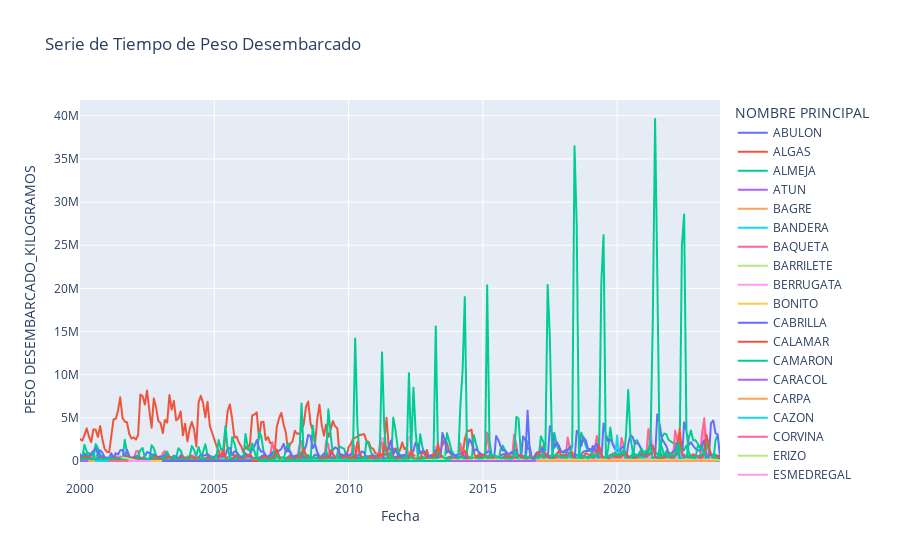

Here is the notebook cell this chart was saved with:
### Code cell
# Time series
time_series_data = data.groupby(['Fecha', 'NOMBRE PRINCIPAL'])['PESO DESEMBARCADO_KILOGRAMOS'].sum().reset_index()
time_series_fig = px.line(time_series_data, x='Fecha', y='PESO DESEMBARCADO_KILOGRAMOS', color='NOMBRE PRINCIPAL',
                          title="Serie de Tiempo de Peso Desembarcado")
time_series_fig.show()

### Figure 1 — Plotly figure (JSON) as saved in the notebook; plotly's stock layout.template omitted (floating-point values rounded to 4 significant figures; data arrays with more than 128 entries replaced by an {"elided": "..."} marker saying what was removed)
{"data": [{"hovertemplate": "NOMBRE PRINCIPAL=ABULON<br>Fecha=%{x}<br>PESO DESEMBARCADO_KILOGRAMOS=%{y}<extra></extra>", "legendgroup": "ABULON", "line": {"color": "#636efa", "dash": "solid"}, "marker": {"symbol": "circle"}, "mode": "lines", "name": "ABULON", "showlegend": true, "type": "scattergl", "x": {"elided": "235 str values"}, "xaxis": "x", "y": {"elided": "235 float values"}, "yaxis": "y"}, {"hovertemplate": "NOMBRE PRINCIPAL=ALGAS<br>Fecha=%{x}<br>PESO DESEMBARCADO_KILOGRAMOS=%{y}<extra></extra>", "legendgroup": "ALGAS", "line": {"color": "#EF553B", "dash": "solid"}, "marker": {"symbol": "circle"}, "mode": "lines", "name": "ALGAS", "showlegend": true, "type": "scattergl", "x": {"elided": "275 str values"}, "xaxis": "x", "y": {"elided": "275 float values"}, "yaxis": "y"}, {"hovertemplate": "NOMBRE PRINCIPAL=ALMEJA<br>Fecha=%{x}<br>PESO DESEMBARCADO_KILOGRAMOS=%{y}<extra></extra>", "legendgroup": "ALMEJA", "line": {"color": "#00cc96", "dash": "solid"}, "marker": {"symbol": "circle"}, "mode": "lines", "name": "ALMEJA", "showlegend": true, "type": "scattergl", "x": {"elided": "286 str values"}, "xaxis": "x", "y": {"elided": "286 float values"}, "yaxis": "y"}, {"hovertemplate": "NOMBRE PRINCIPAL=ATUN<br>Fecha=%{x}<br>PESO DESEMBARCADO_KILOGRAMOS=%{y}<extra></extra>", "legendgroup": "ATUN", "line": {"color": "#ab63fa", "dash": "solid"}, "marker": {"symbol": "circle"}, "mode": "lines", "name": "ATUN", "showlegend": true, "type": "scattergl", "x": {"elided": "205 str values"}, "xaxis": "x", "y": {"elided": "205 int values"}, "yaxis": "y"}, {"hovertemplate": "NOMBRE PRINCIPAL=BAGRE<br>Fecha=%{x}<br>PESO DESEMBARCADO_KILOGRAMOS=%{y}<extra></extra>", "legendgroup": "BAGRE", "line": {"color": "#FFA15A", "dash": "solid"}, "marker": {"symbol": "circle"}, "mode": "lines", "name": "BAGRE", "showlegend": true, "type": "scattergl", "x": {"elided": "286 str values"}, "xaxis": "x", "y": {"elided": "286 float values"}, "yaxis": "y"}, {"hovertemplate": "NOMBRE PRINCIPAL=BANDERA<br>Fecha=%{x}<br>PESO DESEMBARCADO_KILOGRAMOS=%{y}<extra></extra>", "legendgroup": "BANDERA", "line": {"color": "#19d3f3", "dash": "solid"}, "marker": {"symbol": "circle"}, "mode": "lines", "name": "BANDERA", "showlegend": true, "type": "scattergl", "x": {"elided": "286 str values"}, "xaxis": "x", "y": {"elided": "286 float values"}, "yaxis": "y"}, {"hovertemplate": "NOMBRE PRINCIPAL=BAQUETA<br>Fecha=%{x}<br>PESO DESEMBARCADO_KILOGRAMOS=%{y}<extra></extra>", "legendgroup": "BAQUETA", "line": {"color": "#FF6692", "dash": "solid"}, "marker": {"symbol": "circle"}, "mode": "lines", "name": "BAQUETA", "showlegend": true, "type": "scattergl", "x": {"elided": "286 str values"}, "xaxis": "x", "y": {"elided": "286 float values"}, "yaxis": "y"}, {"hovertemplate": "NOMBRE PRINCIPAL=BARRILETE<br>Fecha=%{x}<br>PESO DESEMBARCADO_KILOGRAMOS=%{y}<extra></extra>", "legendgroup": "BARRILETE", "line": {"color": "#B6E880", "dash": "solid"}, "marker": {"symbol": "circle"}, "mode": "lines", "name": "BARRILETE", "showlegend": true, "type": "scattergl", "x": {"elided": "141 str values"}, "xaxis": "x", "y": {"elided": "141 int values"}, "yaxis": "y"}, {"hovertemplate": "NOMBRE PRINCIPAL=BERRUGATA<br>Fecha=%{x}<br>PESO DESEMBARCADO_KILOGRAMOS=%{y}<extra></extra>", "legendgroup": "BERRUGATA", "line": {"color": "#FF97FF", "dash": "solid"}, "marker": {"symbol": "circle"}, "mode": "lines", "name": "BERRUGATA", "showlegend": true, "type": "scattergl", "x": {"elided": "287 str values"}, "xaxis": "x", "y": {"elided": "287 float values"}, "yaxis": "y"}, {"hovertemplate": "NOMBRE PRINCIPAL=BONITO<br>Fecha=%{x}<br>PESO DESEMBARCADO_KILOGRAMOS=%{y}<extra></extra>", "legendgroup": "BONITO", "line": {"color": "#FECB52", "dash": "solid"}, "marker": {"symbol": "circle"}, "mode": "lines", "name": "BONITO", "showlegend": true, "type": "scattergl", "x": {"elided": "268 str values"}, "xaxis": "x", "y": {"elided": "268 float values"}, "yaxis": "y"}, {"hovertemplate": "NOMBRE PRINCIPAL=CABRILLA<br>Fecha=%{x}<br>PESO DESEMBARCADO_KILOGRAMOS=%{y}<extra></extra>", "legendgroup": "CABRILLA", "line": {"color": "#636efa", "dash": "solid"}, "marker": {"symbol": "circle"}, "mode": "lines", "name": "CABRILLA", "showlegend": true, "type": "scattergl", "x": {"elided": "286 str values"}, "xaxis": "x", "y": {"elided": "286 float values"}, "yaxis": "y"}, {"hovertemplate": "NOMBRE PRINCIPAL=CALAMAR<br>Fecha=%{x}<br>PESO DESEMBARCADO_KILOGRAMOS=%{y}<extra></extra>", "legendgroup": "CALAMAR", "line": {"color": "#EF553B", "dash": "solid"}, "marker": {"symbol": "circle"}, "mode": "lines", "name": "CALAMAR", "showlegend": true, "type": "scattergl", "x": {"elided": "286 str values"}, "xaxis": "x", "y": {"elided": "286 int values"}, "yaxis": "y"}, {"hovertemplate": "NOMBRE PRINCIPAL=CAMARON<br>Fecha=%{x}<br>PESO DESEMBARCADO_KILOGRAMOS=%{y}<extra></extra>", "legendgroup": "CAMARON", "line": {"color": "#00cc96", "dash": "solid"}, "marker": {"symbol": "circle"}, "mode": "lines", "name": "CAMARON", "showlegend": true, "type": "scattergl", "x": {"elided": "267 str values"}, "xaxis": "x", "y": {"elided": "267 float values"}, "yaxis": "y"}, {"hovertemplate": "NOMBRE PRINCIPAL=CARACOL<br>Fecha=%{x}<br>PESO DESEMBARCADO_KILOGRAMOS=%{y}<extra></extra>", "legendgroup": "CARACOL", "line": {"color": "#ab63fa", "dash": "solid"}, "marker": {"symbol": "circle"}, "mode": "lines", "name": "CARACOL", "showlegend": true, "type": "scattergl", "x": {"elided": "286 str values"}, "xaxis": "x", "y": {"elided": "286 float values"}, "yaxis": "y"}, {"hovertemplate": "NOMBRE PRINCIPAL=CARPA<br>Fecha=%{x}<br>PESO DESEMBARCADO_KILOGRAMOS=%{y}<extra></extra>", "legendgroup": "CARPA", "line": {"color": "#FFA15A", "dash": "solid"}, "marker": {"symbol": "circle"}, "mode": "lines", "name": "CARPA", "showlegend": true, "type": "scattergl", "x": {"elided": "285 str values"}, "xaxis": "x", "y": {"elided": "285 float values"}, "yaxis": "y"}, {"hovertemplate": "NOMBRE PRINCIPAL=CAZON<br>Fecha=%{x}<br>PESO DESEMBARCADO_KILOGRAMOS=%{y}<extra></extra>", "legendgroup": "CAZON", "line": {"color": "#19d3f3", "dash": "solid"}, "marker": {"symbol": "circle"}, "mode": "lines", "name": "CAZON", "showlegend": true, "type": "scattergl", "x": {"elided": "272 str values"}, "xaxis": "x", "y": {"elided": "272 float values"}, "yaxis": "y"}, {"hovertemplate": "NOMBRE PRINCIPAL=CORVINA<br>Fecha=%{x}<br>PESO DESEMBARCADO_KILOGRAMOS=%{y}<extra></extra>", "legendgroup": "CORVINA", "line": {"color": "#FF6692", "dash": "solid"}, "marker": {"symbol": "circle"}, "mode": "lines", "name": "CORVINA", "showlegend": true, "type": "scattergl", "x": {"elided": "287 str values"}, "xaxis": "x", "y": {"elided": "287 float values"}, "yaxis": "y"}, {"hovertemplate": "NOMBRE PRINCIPAL=ERIZO<br>Fecha=%{x}<br>PESO DESEMBARCADO_KILOGRAMOS=%{y}<extra></extra>", "legendgroup": "ERIZO", "line": {"color": "#B6E880", "dash": "solid"}, "marker": {"symbol": "circle"}, "mode": "lines", "name": "ERIZO", "showlegend": true, "type": "scattergl", "x": {"elided": "268 str values"}, "xaxis": "x", "y": {"elided": "268 float values"}, "yaxis": "y"}, {"hovertemplate": "NOMBRE PRINCIPAL=ESMEDREGAL<br>Fecha=%{x}<br>PESO DESEMBARCADO_KILOGRAMOS=%{y}<extra></extra>", "legendgroup": "ESMEDREGAL", "line": {"color": "#FF97FF", "dash": "solid"}, "marker": {"symbol": "circle"}, "mode": "lines", "name": "ESMEDREGAL", "showlegend": true, "type": "scattergl", "x": ["2000-01-01T00:00:00", "2000-03-01T00:00:00", "2000-04-01T00:00:00", "2000-05-01T00:00:00", "2000-09-01T00:00:00", "2000-12-01T00:00:00", "2001-06-01T00:00:00", "2001-08-01T00:00:00", "2003-04-01T00:00:00", "2003-05-01T00:00:00", "2004-10-01T00:00:00", "2005-01-01T00:00:00", "2005-09-01T00:00:00", "2005-10-01T00:00:00", "2006-12-01T00:00:00", "2007-01-01T00:00:00", "2007-10-01T00:00:00", "2008-12-01T00:00:00", "2009-01-01T00:00:00", "2009-03-01T00:00:00", "2009-04-01T00:00:00", "2009-05-01T00:00:00", "2009-10-01T00:00:00", "2009-11-01T00:00:00", "2010-01-01T00:00:00", "2010-02-01T00:00:00", "2010-03-01T00:00:00", "2010-04-01T00:00:00", "2010-05-01T00:00:00", "2010-06-01T00:00:00", "2010-09-01T00:00:00", "2013-05-01T00:00:00", "2014-10-01T00:00:00", "2015-05-01T00:00:00", "2015-09-01T00:00:00", "2015-11-01T00:00:00", "2016-01-01T00:00:00", "2016-08-01T00:00:00", "2017-02-01T00:00:00", "2017-06-01T00:00:00", "2017-10-01T00:00:00", "2018-10-01T00:00:00", "2019-05-01T00:00:00", "2019-07-01T00:00:00", "2019-08-01T00:00:00", "2019-09-01T00:00:00", "2020-05-01T00:00:00", "2020-12-01T00:00:00", "2021-04-01T00:00:00", "2021-05-01T00:00:00", "2022-01-01T00:00:00", "2022-02-01T00:00:00", "2022-03-01T00:00:00", "2022-05-01T00:00:00", "2022-06-01T00:00:00", "2022-07-01T00:00:00", "2022-08-01T00:00:00", "2022-09-01T00:00:00", "2022-10-01T00:00:00", "2022-11-01T00:00:00", "2022-12-01T00:00:00", "2023-01-01T00:00:00", "2023-02-01T00:00:00", "2023-03-01T00:00:00", "2023-04-01T00:00:00", "2023-05-01T00:00:00", "2023-06-01T00:00:00", "2023-07-01T00:00:00", "2023-08-01T00:00:00", "2023-09-01T00:00:00", "2023-10-01T00:00:00"], "xaxis": "x", "y": [700, 1519, 250, 350, 227, 100, 465, 11, 96, 23, 20, 80, 50, 35, 200, 112, 100, 140, 315, 130, 50, 50, 103, 245, 104, 120, 200, 30, 133, 100, 17, 290, 177, 55, 98, 10, 54.5, 16, 100, 10, 10, 80, 230, 2342, 67, 153, 40, 15, 95, 52131, 200, 988, 125, 545, 480, 230, 190, 70, 175, 1075, 173, 210, 40, 440, 435, 500, 815, 485, 485, 281, 900], "yaxis": "y"}, {"hovertemplate": "NOMBRE PRINCIPAL=GUACHINANGO<br>Fecha=%{x}<br>PESO DESEMBARCADO_KILOGRAMOS=%{y}<extra></extra>", "legendgroup": "GUACHINANGO", "line": {"color": "#FECB52", "dash": "solid"}, "marker": {"symbol": "circle"}, "mode": "lines", "name": "GUACHINANGO", "showlegend": true, "type": "scattergl", "x": {"elided": "287 str values"}, "xaxis": "x", "y": {"elided": "287 float values"}, "yaxis": "y"}, {"hovertemplate": "NOMBRE PRINCIPAL=JAIBA<br>Fecha=%{x}<br>PESO DESEMBARCADO_KILOGRAMOS=%{y}<extra></extra>", "legendgroup": "JAIBA", "line": {"color": "#636efa", "dash": "solid"}, "marker": {"symbol": "circle"}, "mode": "lines", "name": "JAIBA", "showlegend": true, "type": "scattergl", "x": {"elided": "287 str values"}, "xaxis": "x", "y": {"elided": "287 float values"}, "yaxis": "y"}, {"hovertemplate": "NOMBRE PRINCIPAL=JUREL<br>Fecha=%{x}<br>PESO DESEMBARCADO_KILOGRAMOS=%{y}<extra></extra>", "legendgroup": "JUREL", "line": {"color": "#EF553B", "dash": "solid"}, "marker": {"symbol": "circle"}, "mode": "lines", "name": "JUREL", "showlegend": true, "type": "scattergl", "x": {"elided": "286 str values"}, "xaxis": "x", "y": {"elided": "286 float values"}, "yaxis": "y"}, {"hovertemplate": "NOMBRE PRINCIPAL=LANGOSTA<br>Fecha=%{x}<br>PESO DESEMBARCADO_KILOGRAMOS=%{y}<extra></extra>", "legendgroup": "LANGOSTA", "line": {"color": "#00cc96", "dash": "solid"}, "marker": {"symbol": "circle"}, "mode": "lines", "name": "LANGOSTA", "showlegend": true, "type": "scattergl", "x": {"elided": "262 str values"}, "xaxis": "x", "y": {"elided": "262 float values"}, "yaxis": "y"}, {"hovertemplate": "NOMBRE PRINCIPAL=LANGOSTINO<br>Fecha=%{x}<br>PESO DESEMBARCADO_KILOGRAMOS=%{y}<extra></extra>", "legendgroup": "LANGOSTINO", "line": {"color": "#ab63fa", "dash": "solid"}, "marker": {"symbol": "circle"}, "mode": "lines", "name": "LANGOSTINO", "showlegend": true, "type": "scattergl", "x": {"elided": "183 str values"}, "xaxis": "x", "y": {"elided": "183 float values"}, "yaxis": "y"}, {"hovertemplate": "NOMBRE PRINCIPAL=LEBRANCHA<br>Fecha=%{x}<br>PESO DESEMBARCADO_KILOGRAMOS=%{y}<extra></extra>", "legendgroup": "LEBRANCHA", "line": {"color": "#FFA15A", "dash": "solid"}, "marker": {"symbol": "circle"}, "mode": "lines", "name": "LEBRANCHA", "showlegend": true, "type": "scattergl", "x": ["2000-01-01T00:00:00", "2000-03-01T00:00:00", "2000-12-01T00:00:00", "2002-06-01T00:00:00", "2002-09-01T00:00:00", "2002-12-01T00:00:00", "2003-01-01T00:00:00", "2003-05-01T00:00:00", "2003-06-01T00:00:00", "2003-07-01T00:00:00", "2003-10-01T00:00:00", "2003-12-01T00:00:00", "2004-10-01T00:00:00", "2004-12-01T00:00:00", "2005-01-01T00:00:00", "2005-12-01T00:00:00", "2006-01-01T00:00:00", "2006-12-01T00:00:00", "2007-01-01T00:00:00", "2007-02-01T00:00:00", "2007-12-01T00:00:00", "2008-01-01T00:00:00", "2008-12-01T00:00:00", "2009-01-01T00:00:00", "2009-03-01T00:00:00", "2009-12-01T00:00:00", "2010-01-01T00:00:00", "2010-02-01T00:00:00", "2010-03-01T00:00:00", "2010-12-01T00:00:00", "2011-01-01T00:00:00", "2011-12-01T00:00:00", "2012-01-01T00:00:00", "2012-12-01T00:00:00", "2013-01-01T00:00:00", "2013-12-01T00:00:00", "2014-01-01T00:00:00", "2014-02-01T00:00:00", "2014-12-01T00:00:00", "2015-01-01T00:00:00", "2015-02-01T00:00:00", "2015-03-01T00:00:00", "2015-12-01T00:00:00", "2016-01-01T00:00:00", "2016-02-01T00:00:00", "2016-03-01T00:00:00", "2017-01-01T00:00:00", "2017-02-01T00:00:00", "2017-03-01T00:00:00", "2017-12-01T00:00:00", "2018-01-01T00:00:00", "2018-02-01T00:00:00", "2018-03-01T00:00:00", "2018-04-01T00:00:00", "2018-12-01T00:00:00", "2019-01-01T00:00:00", "2019-03-01T00:00:00", "2019-12-01T00:00:00", "2020-01-01T00:00:00", "2020-07-01T00:00:00", "2020-12-01T00:00:00", "2021-01-01T00:00:00", "2021-12-01T00:00:00", "2022-01-01T00:00:00", "2022-02-01T00:00:00", "2022-03-01T00:00:00", "2022-09-01T00:00:00", "2022-11-01T00:00:00", "2022-12-01T00:00:00", "2023-01-01T00:00:00", "2023-03-01T00:00:00", "2023-05-01T00:00:00"], "xaxis": "x", "y": [560, 60, 653, 118, 90, 632, 1270, 1400, 196, 385, 161, 715, 312, 1923, 3679, 1891, 6544, 2101, 3282, 2300, 5231, 3250, 220, 1380, 2000, 3600, 3370, 2600, 1500, 5024, 4610, 3820, 6400, 4950, 3450, 6200, 2300, 2000, 29200, 17493, 21200, 8000, 8895, 37647, 4218, 500, 66483, 8650, 1650, 23880, 23241, 9100, 7700, 8450, 24258, 33276, 3850, 37466, 40711, 160, 2532, 5446, 11229, 10026, 5719, 2440, 80, 7935, 750, 4580, 1600, 200], "yaxis": "y"}, {"hovertemplate": "NOMBRE PRINCIPAL=LENGUADO<br>Fecha=%{x}<br>PESO DESEMBARCADO_KILOGRAMOS=%{y}<extra></extra>", "legendgroup": "LENGUADO", "line": {"color": "#19d3f3", "dash": "solid"}, "marker": {"symbol": "circle"}, "mode": "lines", "name": "LENGUADO", "showlegend": true, "type": "scattergl", "x": {"elided": "286 str values"}, "xaxis": "x", "y": {"elided": "286 float values"}, "yaxis": "y"}, {"hovertemplate": "NOMBRE PRINCIPAL=LISA<br>Fecha=%{x}<br>PESO DESEMBARCADO_KILOGRAMOS=%{y}<extra></extra>", "legendgroup": "LISA", "line": {"color": "#FF6692", "dash": "solid"}, "marker": {"symbol": "circle"}, "mode": "lines", "name": "LISA", "showlegend": true, "type": "scattergl", "x": {"elided": "286 str values"}, "xaxis": "x", "y": {"elided": "286 float values"}, "yaxis": "y"}, {"hovertemplate": "NOMBRE PRINCIPAL=LOBINA<br>Fecha=%{x}<br>PESO DESEMBARCADO_KILOGRAMOS=%{y}<extra></extra>", "legendgroup": "LOBINA", "line": {"color": "#B6E880", "dash": "solid"}, "marker": {"symbol": "circle"}, "mode": "lines", "name": "LOBINA", "showlegend": true, "type": "scattergl", "x": {"elided": "286 str values"}, "xaxis": "x", "y": {"elided": "286 float values"}, "yaxis": "y"}, {"hovertemplate": "NOMBRE PRINCIPAL=MACARELA<br>Fecha=%{x}<br>PESO DESEMBARCADO_KILOGRAMOS=%{y}<extra></extra>", "legendgroup": "MACARELA", "line": {"color": "#FF97FF", "dash": "solid"}, "marker": {"symbol": "circle"}, "mode": "lines", "name": "MACARELA", "showlegend": true, "type": "scattergl", "x": {"elided": "258 str values"}, "xaxis": "x", "y": {"elided": "258 float values"}, "yaxis": "y"}, {"hovertemplate": "NOMBRE PRINCIPAL=MERO<br>Fecha=%{x}<br>PESO DESEMBARCADO_KILOGRAMOS=%{y}<extra></extra>", "legendgroup": "MERO", "line": {"color": "#FECB52", "dash": "solid"}, "marker": {"symbol": "circle"}, "mode": "lines", "name": "MERO", "showlegend": true, "type": "scattergl", "x": {"elided": "286 str values"}, "xaxis": "x", "y": {"elided": "286 float values"}, "yaxis": "y"}, {"hovertemplate": "NOMBRE PRINCIPAL=MOJARRA<br>Fecha=%{x}<br>PESO DESEMBARCADO_KILOGRAMOS=%{y}<extra></extra>", "legendgroup": "MOJARRA", "line": {"color": "#636efa", "dash": "solid"}, "marker": {"symbol": "circle"}, "mode": "lines", "name": "MOJARRA", "showlegend": true, "type": "scattergl", "x": {"elided": "286 str values"}, "xaxis": "x", "y": {"elided": "286 float values"}, "yaxis": "y"}, {"hovertemplate": "NOMBRE PRINCIPAL=OSTION<br>Fecha=%{x}<br>PESO DESEMBARCADO_KILOGRAMOS=%{y}<extra></extra>", "legendgroup": "OSTION", "line": {"color": "#EF553B", "dash": "solid"}, "marker": {"symbol": "circle"}, "mode": "lines", "name": "OSTION", "showlegend": true, "type": "scattergl", "x": {"elided": "282 str values"}, "xaxis": "x", "y": {"elided": "282 float values"}, "yaxis": "y"}, {"hovertemplate": "NOMBRE PRINCIPAL=OTRAS<br>Fecha=%{x}<br>PESO DESEMBARCADO_KILOGRAMOS=%{y}<extra></extra>", "legendgroup": "OTRAS", "line": {"color": "#00cc96", "dash": "solid"}, "marker": {"symbol": "circle"}, "mode": "lines", "name": "OTRAS", "showlegend": true, "type": "scattergl", "x": {"elided": "287 str values"}, "xaxis": "x", "y": {"elided": "287 float values"}, "yaxis": "y"}, {"hovertemplate": "NOMBRE PRINCIPAL=PAMPANO<br>Fecha=%{x}<br>PESO DESEMBARCADO_KILOGRAMOS=%{y}<extra></extra>", "legendgroup": "PAMPANO", "line": {"color": "#ab63fa", "dash": "solid"}, "marker": {"symbol": "circle"}, "mode": "lines", "name": "PAMPANO", "showlegend": true, "type": "scattergl", "x": {"elided": "287 str values"}, "xaxis": "x", "y": {"elided": "287 float values"}, "yaxis": "y"}, {"hovertemplate": "NOMBRE PRINCIPAL=PARGO<br>Fecha=%{x}<br>PESO DESEMBARCADO_KILOGRAMOS=%{y}<extra></extra>", "legendgroup": "PARGO", "line": {"color": "#FFA15A", "dash": "solid"}, "marker": {"symbol": "circle"}, "mode": "lines", "name": "PARGO", "showlegend": true, "type": "scattergl", "x": {"elided": "287 str values"}, "xaxis": "x", "y": {"elided": "287 float values"}, "yaxis": "y"}, {"hovertemplate": "NOMBRE PRINCIPAL=PEPINO DE MAR<br>Fecha=%{x}<br>PESO DESEMBARCADO_KILOGRAMOS=%{y}<extra></extra>", "legendgroup": "PEPINO DE MAR", "line": {"color": "#19d3f3", "dash": "solid"}, "marker": {"symbol": "circle"}, "mode": "lines", "name": "PEPINO DE MAR", "showlegend": true, "type": "scattergl", "x": {"elided": "275 str values"}, "xaxis": "x", "y": {"elided": "275 float values"}, "yaxis": "y"}, {"hovertemplate": "NOMBRE PRINCIPAL=PIERNA<br>Fecha=%{x}<br>PESO DESEMBARCADO_KILOGRAMOS=%{y}<extra></extra>", "legendgroup": "PIERNA", "line": {"color": "#FF6692", "dash": "solid"}, "marker": {"symbol": "circle"}, "mode": "lines", "name": "PIERNA", "showlegend": true, "type": "scattergl", "x": {"elided": "287 str values"}, "xaxis": "x", "y": {"elided": "287 float values"}, "yaxis": "y"}, {"hovertemplate": "NOMBRE PRINCIPAL=PULPO<br>Fecha=%{x}<br>PESO DESEMBARCADO_KILOGRAMOS=%{y}<extra></extra>", "legendgroup": "PULPO", "line": {"color": "#B6E880", "dash": "solid"}, "marker": {"symbol": "circle"}, "mode": "lines", "name": "PULPO", "showlegend": true, "type": "scattergl", "x": {"elided": "286 str values"}, "xaxis": "x", "y": {"elided": "286 float values"}, "yaxis": "y"}, {"hovertemplate": "NOMBRE PRINCIPAL=RAYA Y SIMILARES<br>Fecha=%{x}<br>PESO DESEMBARCADO_KILOGRAMOS=%{y}<extra></extra>", "legendgroup": "RAYA Y SIMILARES", "line": {"color": "#FF97FF", "dash": "solid"}, "marker": {"symbol": "circle"}, "mode": "lines", "name": "RAYA Y SIMILARES", "showlegend": true, "type": "scattergl", "x": {"elided": "276 str values"}, "xaxis": "x", "y": {"elided": "276 float values"}, "yaxis": "y"}, {"hovertemplate": "NOMBRE PRINCIPAL=ROBALO<br>Fecha=%{x}<br>PESO DESEMBARCADO_KILOGRAMOS=%{y}<extra></extra>", "legendgroup": "ROBALO", "line": {"color": "#FECB52", "dash": "solid"}, "marker": {"symbol": "circle"}, "mode": "lines", "name": "ROBALO", "showlegend": true, "type": "scattergl", "x": {"elided": "286 str values"}, "xaxis": "x", "y": {"elided": "286 float values"}, "yaxis": "y"}, {"hovertemplate": "NOMBRE PRINCIPAL=RONCO<br>Fecha=%{x}<br>PESO DESEMBARCADO_KILOGRAMOS=%{y}<extra></extra>", "legendgroup": "RONCO", "line": {"color": "#636efa", "dash": "solid"}, "marker": {"symbol": "circle"}, "mode": "lines", "name": "RONCO", "showlegend": true, "type": "scattergl", "x": {"elided": "286 str values"}, "xaxis": "x", "y": {"elided": "286 float values"}, "yaxis": "y"}, {"hovertemplate": "NOMBRE PRINCIPAL=SIERRA<br>Fecha=%{x}<br>PESO DESEMBARCADO_KILOGRAMOS=%{y}<extra></extra>", "legendgroup": "SIERRA", "line": {"color": "#EF553B", "dash": "solid"}, "marker": {"symbol": "circle"}, "mode": "lines", "name": "SIERRA", "showlegend": true, "type": "scattergl", "x": {"elided": "287 str values"}, "xaxis": "x", "y": {"elided": "287 float values"}, "yaxis": "y"}, {"hovertemplate": "NOMBRE PRINCIPAL=TIBURON<br>Fecha=%{x}<br>PESO DESEMBARCADO_KILOGRAMOS=%{y}<extra></extra>", "legendgroup": "TIBURON", "line": {"color": "#00cc96", "dash": "solid"}, "marker": {"symbol": "circle"}, "mode": "lines", "name": "TIBURON", "showlegend": true, "type": "scattergl", "x": {"elided": "287 str values"}, "xaxis": "x", "y": {"elided": "287 float values"}, "yaxis": "y"}, {"hovertemplate": "NOMBRE PRINCIPAL=CHARAL<br>Fecha=%{x}<br>PESO DESEMBARCADO_KILOGRAMOS=%{y}<extra></extra>", "legendgroup": "CHARAL", "line": {"color": "#ab63fa", "dash": "solid"}, "marker": {"symbol": "circle"}, "mode": "lines", "name": "CHARAL", "showlegend": true, "type": "scattergl", "x": ["2000-02-01T00:00:00", "2005-03-01T00:00:00", "2008-04-01T00:00:00", "2008-05-01T00:00:00", "2008-12-01T00:00:00", "2009-01-01T00:00:00", "2009-02-01T00:00:00", "2009-05-01T00:00:00", "2009-08-01T00:00:00", "2009-09-01T00:00:00", "2010-02-01T00:00:00", "2015-12-01T00:00:00", "2017-04-01T00:00:00", "2017-07-01T00:00:00", "2017-08-01T00:00:00", "2017-09-01T00:00:00", "2017-10-01T00:00:00", "2017-11-01T00:00:00", "2017-12-01T00:00:00", "2018-01-01T00:00:00", "2018-02-01T00:00:00", "2018-03-01T00:00:00", "2018-04-01T00:00:00", "2018-05-01T00:00:00", "2018-06-01T00:00:00", "2018-07-01T00:00:00", "2018-08-01T00:00:00", "2018-09-01T00:00:00", "2018-10-01T00:00:00", "2018-11-01T00:00:00", "2018-12-01T00:00:00", "2019-01-01T00:00:00", "2019-04-01T00:00:00", "2019-05-01T00:00:00", "2019-07-01T00:00:00", "2019-08-01T00:00:00", "2019-09-01T00:00:00", "2019-10-01T00:00:00", "2019-11-01T00:00:00", "2020-03-01T00:00:00", "2020-04-01T00:00:00", "2020-05-01T00:00:00", "2020-06-01T00:00:00", "2020-07-01T00:00:00", "2020-08-01T00:00:00", "2020-09-01T00:00:00", "2020-10-01T00:00:00", "2020-11-01T00:00:00", "2020-12-01T00:00:00", "2021-01-01T00:00:00", "2021-02-01T00:00:00", "2021-03-01T00:00:00", "2021-04-01T00:00:00", "2021-05-01T00:00:00", "2021-06-01T00:00:00", "2021-07-01T00:00:00", "2021-08-01T00:00:00", "2021-10-01T00:00:00", "2021-11-01T00:00:00", "2022-01-01T00:00:00", "2022-02-01T00:00:00", "2022-05-01T00:00:00"], "xaxis": "x", "y": [750, 2, 50, 10, 20, 200, 82, 25, 65, 42, 342, 60, 2310, 665, 1065, 605, 620, 1598, 635, 323, 420, 435, 1290, 1315, 996, 905, 306, 680, 1332, 625, 1530, 820, 100, 1050, 2111, 1100, 1400, 2299, 670, 770, 1733, 4328, 1245, 1239, 1190, 1495, 7, 985, 2194, 3100, 3981, 3008, 100, 150, 480, 4210, 1252, 500, 500, 100, 80, 2048], "yaxis": "y"}, {"hovertemplate": "NOMBRE PRINCIPAL=RUBIA Y VILLAJAIBA<br>Fecha=%{x}<br>PESO DESEMBARCADO_KILOGRAMOS=%{y}<extra></extra>", "legendgroup": "RUBIA Y VILLAJAIBA", "line": {"color": "#FFA15A", "dash": "solid"}, "marker": {"symbol": "circle"}, "mode": "lines", "name": "RUBIA Y VILLAJAIBA", "showlegend": true, "type": "scattergl", "x": ["2000-05-01T00:00:00", "2000-08-01T00:00:00", "2001-05-01T00:00:00", "2001-06-01T00:00:00", "2001-12-01T00:00:00", "2004-01-01T00:00:00", "2004-03-01T00:00:00", "2004-04-01T00:00:00", "2004-05-01T00:00:00", "2004-06-01T00:00:00", "2004-07-01T00:00:00", "2005-06-01T00:00:00", "2005-07-01T00:00:00", "2006-01-01T00:00:00", "2006-03-01T00:00:00", "2006-04-01T00:00:00", "2006-05-01T00:00:00", "2006-06-01T00:00:00", "2006-07-01T00:00:00", "2006-09-01T00:00:00", "2007-04-01T00:00:00", "2007-06-01T00:00:00", "2008-02-01T00:00:00", "2008-03-01T00:00:00", "2008-07-01T00:00:00", "2010-02-01T00:00:00", "2010-04-01T00:00:00", "2010-05-01T00:00:00", "2011-03-01T00:00:00", "2011-04-01T00:00:00", "2011-06-01T00:00:00", "2011-08-01T00:00:00", "2012-01-01T00:00:00", "2012-02-01T00:00:00", "2012-03-01T00:00:00", "2012-05-01T00:00:00", "2012-06-01T00:00:00", "2012-08-01T00:00:00", "2012-09-01T00:00:00", "2013-02-01T00:00:00", "2013-03-01T00:00:00", "2013-05-01T00:00:00", "2013-06-01T00:00:00", "2013-07-01T00:00:00", "2014-04-01T00:00:00", "2014-05-01T00:00:00", "2014-06-01T00:00:00", "2014-08-01T00:00:00", "2014-10-01T00:00:00", "2014-11-01T00:00:00", "2014-12-01T00:00:00", "2015-04-01T00:00:00", "2015-05-01T00:00:00", "2015-08-01T00:00:00", "2016-02-01T00:00:00", "2016-04-01T00:00:00", "2016-06-01T00:00:00", "2016-07-01T00:00:00", "2017-02-01T00:00:00", "2017-03-01T00:00:00", "2017-06-01T00:00:00", "2017-07-01T00:00:00", "2017-09-01T00:00:00", "2018-03-01T00:00:00", "2018-04-01T00:00:00", "2018-05-01T00:00:00", "2018-06-01T00:00:00", "2018-07-01T00:00:00", "2019-03-01T00:00:00", "2019-04-01T00:00:00", "2019-05-01T00:00:00", "2020-01-01T00:00:00", "2020-03-01T00:00:00", "2020-12-01T00:00:00", "2021-03-01T00:00:00", "2021-04-01T00:00:00", "2022-01-01T00:00:00", "2022-04-01T00:00:00", "2022-07-01T00:00:00", "2023-05-01T00:00:00"], "xaxis": "x", "y": [1314, 535, 250, 980, 704, 150, 302, 500, 45, 78, 1080, 1000, 450, 135, 1650, 900, 705, 2579, 300, 100, 200, 100, 742, 158, 710, 1295, 60, 50, 50, 50, 1200, 1500, 1000, 800, 200, 7500, 2430, 5100, 4950, 3800, 9, 374, 7600, 3039, 200, 1300, 300, 184, 128, 699, 412, 96, 400, 100, 20, 500, 900, 2230, 10000, 300, 600, 810, 36, 120, 120, 198, 142, 20, 204, 200, 280, 115, 106, 1400, 100, 1115, 198, 733, 240, 50], "yaxis": "y"}, {"hovertemplate": "NOMBRE PRINCIPAL=PETO<br>Fecha=%{x}<br>PESO DESEMBARCADO_KILOGRAMOS=%{y}<extra></extra>", "legendgroup": "PETO", "line": {"color": "#19d3f3", "dash": "solid"}, "marker": {"symbol": "circle"}, "mode": "lines", "name": "PETO", "showlegend": true, "type": "scattergl", "x": ["2000-08-01T00:00:00", "2002-04-01T00:00:00", "2005-10-01T00:00:00", "2006-06-01T00:00:00", "2006-09-01T00:00:00", "2010-02-01T00:00:00", "2016-10-01T00:00:00", "2017-12-01T00:00:00", "2019-11-01T00:00:00", "2020-03-01T00:00:00", "2020-06-01T00:00:00", "2021-03-01T00:00:00", "2021-05-01T00:00:00", "2021-11-01T00:00:00", "2022-02-01T00:00:00"], "xaxis": "x", "y": [420, 2850, 25, 370, 700, 788, 1930, 36500, 254, 6000, 500, 20, 480, 700, 133], "yaxis": "y"}, {"hovertemplate": "NOMBRE PRINCIPAL=SARDINA<br>Fecha=%{x}<br>PESO DESEMBARCADO_KILOGRAMOS=%{y}<extra></extra>", "legendgroup": "SARDINA", "line": {"color": "#FF6692", "dash": "solid"}, "marker": {"symbol": "circle"}, "mode": "lines", "name": "SARDINA", "showlegend": true, "type": "scattergl", "x": {"elided": "260 str values"}, "xaxis": "x", "y": {"elided": "260 int values"}, "yaxis": "y"}, {"hovertemplate": "NOMBRE PRINCIPAL=SARGAZO<br>Fecha=%{x}<br>PESO DESEMBARCADO_KILOGRAMOS=%{y}<extra></extra>", "legendgroup": "SARGAZO", "line": {"color": "#B6E880", "dash": "solid"}, "marker": {"symbol": "circle"}, "mode": "lines", "name": "SARGAZO", "showlegend": true, "type": "scattergl", "x": {"elided": "222 str values"}, "xaxis": "x", "y": {"elided": "222 float values"}, "yaxis": "y"}, {"hovertemplate": "NOMBRE PRINCIPAL=ANCHOVETA<br>Fecha=%{x}<br>PESO DESEMBARCADO_KILOGRAMOS=%{y}<extra></extra>", "legendgroup": "ANCHOVETA", "line": {"color": "#FF97FF", "dash": "solid"}, "marker": {"symbol": "circle"}, "mode": "lines", "name": "ANCHOVETA", "showlegend": true, "type": "scattergl", "x": ["2001-11-01T00:00:00", "2005-02-01T00:00:00", "2015-04-01T00:00:00", "2019-06-01T00:00:00", "2019-07-01T00:00:00", "2020-02-01T00:00:00", "2020-06-01T00:00:00", "2020-07-01T00:00:00", "2020-10-01T00:00:00", "2020-11-01T00:00:00", "2020-12-01T00:00:00", "2021-01-01T00:00:00", "2021-04-01T00:00:00", "2022-01-01T00:00:00", "2022-02-01T00:00:00", "2022-03-01T00:00:00", "2023-04-01T00:00:00", "2023-06-01T00:00:00"], "xaxis": "x", "y": [655, 350, 184, 1105, 650, 2000, 2000, 3500, 1110, 7000, 615, 500, 4800, 76, 3750, 30, 19, 300], "yaxis": "y"}, {"hovertemplate": "NOMBRE PRINCIPAL=FAUNA<br>Fecha=%{x}<br>PESO DESEMBARCADO_KILOGRAMOS=%{y}<extra></extra>", "legendgroup": "FAUNA", "line": {"color": "#FECB52", "dash": "solid"}, "marker": {"symbol": "circle"}, "mode": "lines", "name": "FAUNA", "showlegend": true, "type": "scattergl", "x": ["2002-09-01T00:00:00", "2015-09-01T00:00:00", "2015-10-01T00:00:00", "2015-11-01T00:00:00", "2015-12-01T00:00:00", "2016-10-01T00:00:00", "2019-08-01T00:00:00", "2019-09-01T00:00:00", "2019-10-01T00:00:00", "2019-11-01T00:00:00", "2019-12-01T00:00:00", "2020-01-01T00:00:00", "2020-02-01T00:00:00", "2020-03-01T00:00:00", "2020-04-01T00:00:00", "2020-12-01T00:00:00"], "xaxis": "x", "y": [1030, 200, 240, 2850, 1200, 50, 19480, 15620, 9772, 802, 300, 1600, 6193, 11850, 3800, 2000], "yaxis": "y"}, {"hovertemplate": "NOMBRE PRINCIPAL=RUBIO<br>Fecha=%{x}<br>PESO DESEMBARCADO_KILOGRAMOS=%{y}<extra></extra>", "legendgroup": "RUBIO", "line": {"color": "#636efa", "dash": "solid"}, "marker": {"symbol": "circle"}, "mode": "lines", "name": "RUBIO", "showlegend": true, "type": "scattergl", "x": ["2003-02-01T00:00:00", "2003-04-01T00:00:00", "2003-08-01T00:00:00", "2003-09-01T00:00:00", "2004-02-01T00:00:00", "2004-03-01T00:00:00", "2004-04-01T00:00:00", "2004-07-01T00:00:00", "2004-10-01T00:00:00", "2005-03-01T00:00:00", "2005-04-01T00:00:00", "2005-05-01T00:00:00", "2005-06-01T00:00:00", "2005-07-01T00:00:00", "2005-08-01T00:00:00", "2005-09-01T00:00:00", "2005-10-01T00:00:00", "2005-11-01T00:00:00", "2005-12-01T00:00:00", "2009-08-01T00:00:00", "2010-02-01T00:00:00", "2011-05-01T00:00:00", "2018-11-01T00:00:00", "2021-01-01T00:00:00", "2021-03-01T00:00:00", "2021-04-01T00:00:00", "2021-06-01T00:00:00", "2021-09-01T00:00:00", "2022-04-01T00:00:00", "2022-06-01T00:00:00", "2022-08-01T00:00:00", "2022-09-01T00:00:00", "2022-10-01T00:00:00", "2023-06-01T00:00:00"], "xaxis": "x", "y": [245, 241, 558, 472, 650, 430, 378, 339, 183, 3, 581, 1605, 1880, 359, 100, 680, 2045, 210, 1000, 100, 246, 500, 700, 98, 194, 23, 129, 265, 52, 35, 375, 40, 106, 397], "yaxis": "y"}, {"hovertemplate": "NOMBRE PRINCIPAL=BESUGO<br>Fecha=%{x}<br>PESO DESEMBARCADO_KILOGRAMOS=%{y}<extra></extra>", "legendgroup": "BESUGO", "line": {"color": "#EF553B", "dash": "solid"}, "marker": {"symbol": "circle"}, "mode": "lines", "name": "BESUGO", "showlegend": true, "type": "scattergl", "x": ["2006-06-01T00:00:00", "2006-09-01T00:00:00", "2010-10-01T00:00:00", "2016-01-01T00:00:00", "2019-06-01T00:00:00", "2021-10-01T00:00:00", "2023-05-01T00:00:00"], "xaxis": "x", "y": [200, 200, 114, 50, 1500, 90, 348], "yaxis": "y"}, {"hovertemplate": "NOMBRE PRINCIPAL=CINTILLA<br>Fecha=%{x}<br>PESO DESEMBARCADO_KILOGRAMOS=%{y}<extra></extra>", "legendgroup": "CINTILLA", "line": {"color": "#00cc96", "dash": "solid"}, "marker": {"symbol": "circle"}, "mode": "lines", "name": "CINTILLA", "showlegend": true, "type": "scattergl", "x": ["2006-09-01T00:00:00", "2006-10-01T00:00:00", "2011-01-01T00:00:00", "2014-12-01T00:00:00", "2020-12-01T00:00:00", "2021-10-01T00:00:00", "2021-11-01T00:00:00", "2021-12-01T00:00:00", "2022-07-01T00:00:00"], "xaxis": "x", "y": [1303, 200, 332, 500, 1800, 100, 520, 80, 680], "yaxis": "y"}, {"hovertemplate": "NOMBRE PRINCIPAL=TRUCHA<br>Fecha=%{x}<br>PESO DESEMBARCADO_KILOGRAMOS=%{y}<extra></extra>", "legendgroup": "TRUCHA", "line": {"color": "#ab63fa", "dash": "solid"}, "marker": {"symbol": "circle"}, "mode": "lines", "name": "TRUCHA", "showlegend": true, "type": "scattergl", "x": ["2013-11-01T00:00:00", "2019-02-01T00:00:00", "2021-06-01T00:00:00", "2022-06-01T00:00:00", "2022-12-01T00:00:00", "2023-06-01T00:00:00"], "xaxis": "x", "y": [5, 1000, 24, 100, 2145, 1110], "yaxis": "y"}, {"hovertemplate": "NOMBRE PRINCIPAL=PECES DE ORNATO<br>Fecha=%{x}<br>PESO DESEMBARCADO_KILOGRAMOS=%{y}<extra></extra>", "legendgroup": "PECES DE ORNATO", "line": {"color": "#FFA15A", "dash": "solid"}, "marker": {"symbol": "circle"}, "mode": "lines", "name": "PECES DE ORNATO", "showlegend": true, "type": "scattergl", "x": ["2017-01-01T00:00:00", "2017-03-01T00:00:00", "2017-04-01T00:00:00", "2017-10-01T00:00:00", "2017-11-01T00:00:00", "2018-01-01T00:00:00", "2018-02-01T00:00:00", "2018-03-01T00:00:00", "2018-04-01T00:00:00", "2018-05-01T00:00:00", "2018-06-01T00:00:00", "2018-07-01T00:00:00", "2018-08-01T00:00:00", "2018-09-01T00:00:00", "2018-10-01T00:00:00", "2018-11-01T00:00:00", "2019-10-01T00:00:00", "2019-11-01T00:00:00", "2019-12-01T00:00:00", "2020-01-01T00:00:00", "2020-02-01T00:00:00", "2020-03-01T00:00:00", "2020-04-01T00:00:00", "2020-05-01T00:00:00", "2020-06-01T00:00:00", "2020-07-01T00:00:00", "2020-08-01T00:00:00", "2021-03-01T00:00:00", "2021-04-01T00:00:00", "2021-05-01T00:00:00", "2021-06-01T00:00:00", "2021-08-01T00:00:00", "2021-10-01T00:00:00", "2021-12-01T00:00:00", "2022-06-01T00:00:00", "2022-07-01T00:00:00", "2022-08-01T00:00:00", "2022-11-01T00:00:00", "2023-02-01T00:00:00", "2023-04-01T00:00:00", "2023-05-01T00:00:00", "2023-06-01T00:00:00", "2023-08-01T00:00:00", "2023-09-01T00:00:00"], "xaxis": "x", "y": [100, 2, 670, 322, 404, 250.0, 264.2, 149.0, 42.41, 446.3, 196.1, 82.15, 44, 54, 244.5, 310.8, 70, 224, 143, 42, 5, 1, 166.6, 2, 134, 14, 231, 125, 140, 165, 56, 33, 109, 245, 80, 98, 20, 37, 4, 95, 78, 42, 25, 8], "yaxis": "y"}], "layout": {"legend": {"title": {"text": "NOMBRE PRINCIPAL"}, "tracegroupgap": 0}, "title": {"text": "Serie de Tiempo de Peso Desembarcado"}, "xaxis": {"anchor": "y", "domain": [0, 1], "title": {"text": "Fecha"}}, "yaxis": {"anchor": "x", "domain": [0, 1], "title": {"text": "PESO DESEMBARCADO_KILOGRAMOS"}}}}
